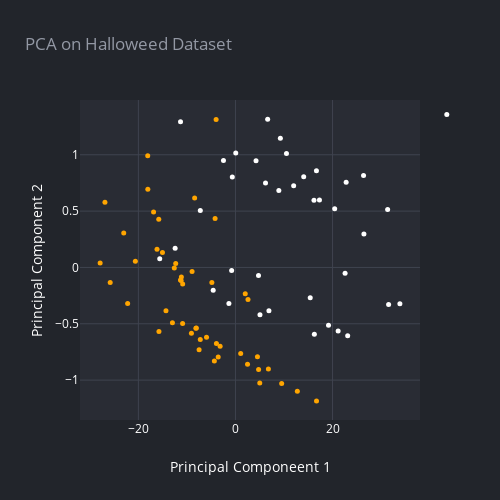

The notebook cell saved with this chart:
### Code cell
fig = go.Figure(
    data=[
        scatter(X_pca[:,0],X_pca[:,1], '', mode='markers', color = [['orange', 'white'][a] for a in y.to_numpy().reshape(len(y))], size=5, opacity=1)
    ]
)
render(fig, title='PCA on Halloweed Dataset', x_axis_title='Principal Componeent 1', y_axis_title='Principal Component 2')

### Figure 1 — Plotly figure (JSON) as saved in the notebook; plotly's stock layout.template omitted (floating-point values rounded to 4 significant figures)
{"data": [{"marker": {"color": ["white", "white", "orange", "orange", "orange", "white", "white", "orange", "orange", "orange", "white", "orange", "orange", "orange", "orange", "orange", "orange", "orange", "orange", "orange", "orange", "orange", "white", "white", "white", "white", "orange", "white", "white", "orange", "orange", "orange", "white", "white", "orange", "white", "white", "white", "white", "white", "white", "orange", "white", "white", "orange", "orange", "orange", "white", "orange", "orange", "orange", "white", "white", "white", "white", "orange", "white", "orange", "orange", "white", "orange", "orange", "white", "orange", "white", "white", "orange", "orange", "orange", "orange", "orange", "orange", "orange", "orange", "white", "white", "white", "white", "orange", "white", "orange", "orange", "orange", "orange", "white"], "size": 5}, "mode": "markers", "name": "", "opacity": 1, "type": "scatter", "x": [16.68, 17.3, -18.05, -4.195, 2.018, 0.06079, 6.635, -26.88, -12.3, -15.8, -11.32, -14.31, -25.8, -8.057, -10.87, -7.246, -11.14, -3.555, 6.784, -16.16, 1.079, -8.152, 5.049, 11.99, 6.192, 8.937, -22.21, 6.896, 26.47, -8.935, -11.19, 2.584, 21.15, 16.25, -3.919, 4.747, 22.8, 10.51, 14.06, -2.466, 4.239, 5.012, 20.44, 16.17, -27.88, -10.88, -3.985, 19.17, -12.6, -9.069, -12.98, 31.55, 33.87, 23.12, 22.58, -15.03, 15.4, -20.62, -7.489, -15.6, 12.75, 4.769, -12.43, -4.347, 26.39, 9.251, 9.523, 2.488, 16.7, -15.76, -16.87, -18.07, -23.02, 4.529, -1.35, -7.241, -4.586, -0.6463, -3.161, 31.35, -4.86, -11.32, -5.957, -8.41, -0.7854], "y": [0.8587, 0.5994, 0.6943, 0.4343, -0.2343, 1.016, 1.316, 0.5787, 0.03568, 0.4279, 1.292, -0.3853, -0.1341, -0.5367, -0.1461, -0.6399, -0.08396, -0.7938, -0.9015, 0.1611, -0.7634, -0.5399, -0.4192, 0.7244, 0.7499, 0.6835, -0.3211, -0.3849, 0.2976, -0.03608, -0.1165, -0.2844, -0.5638, -0.5924, -0.6741, -0.07147, 0.7556, 1.012, 0.8045, 0.9499, 0.9459, -1.025, 0.5212, 0.5957, 0.03852, -0.4974, 1.313, -0.5129, -0.004853, -0.5833, -0.491, -0.3284, -0.3219, -0.6062, -0.05198, 0.1324, -0.2696, 0.05532, -0.7314, 0.07725, -1.099, -0.9053, 0.1708, -0.8311, 0.8169, 1.148, -1.03, -0.8592, -1.184, -0.5696, 0.4925, 0.9924, 0.3055, -0.7932, -0.3195, 0.5044, -0.2021, 0.8018, -0.6989, 0.5147, -0.1347, -0.1117, -0.6202, 0.6154, -0.0281]}], "layout": {"height": 500, "legend": {"font": {"color": "#ffffff"}}, "paper_bgcolor": "#22252B", "plot_bgcolor": "#292C34", "showlegend": true, "title": {"font": {"color": "#9398A4"}, "text": "PCA on Halloweed Dataset"}, "width": 500, "xaxis": {"autorange": true, "gridcolor": "#3F434F", "range": [-32.02, 38.01], "tickfont": {"color": "#ffffff"}, "title": {"font": {"color": "#ffffff"}, "text": "Principal Componeent 1"}, "type": "linear", "zeroline": false}, "yaxis": {"autorange": true, "gridcolor": "#3F434F", "range": [-1.354, 1.486], "tickfont": {"color": "#ffffff"}, "title": {"font": {"color": "#ffffff"}, "text": "Principal Component 2"}, "type": "linear", "zeroline": false}}}
